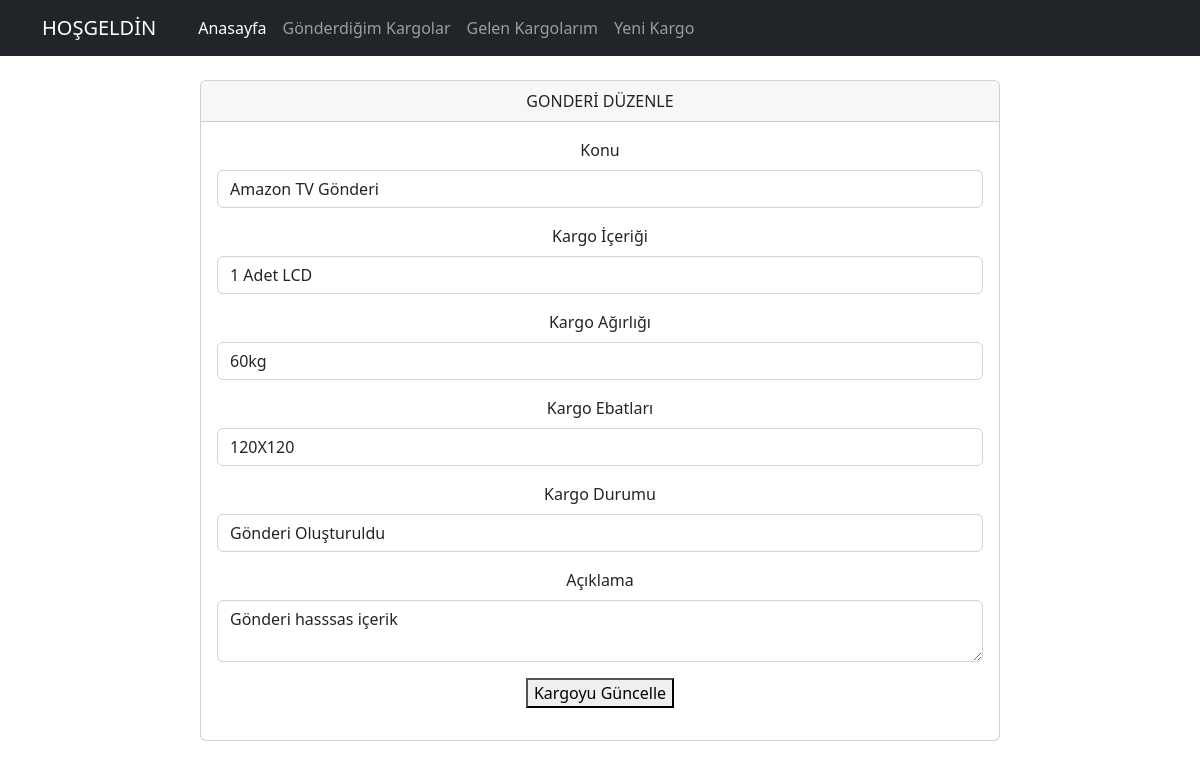
The page /gonderiduzenle.php?id=1 on the database its author committed.
### tables this page shows
CREATE TABLE IF NOT EXISTS `tblgonderiler` (
  `gonderiID` int(11) NOT NULL AUTO_INCREMENT,
  `gonderenID` int(11) DEFAULT NULL,
  `aliciID` int(11) DEFAULT NULL,
  `gonderiKonu` varchar(500) DEFAULT NULL,
  `gonderiIcerik` varchar(500) DEFAULT NULL,
  `gonderiAciklama` varchar(500) DEFAULT NULL,
  `gonderiAgirlik` varchar(500) DEFAULT NULL,
  `gonderiEbatlar` varchar(500) DEFAULT NULL,
  `gonderiDurum` varchar(500) DEFAULT NULL,
  `gonderiUcret` varchar(100) DEFAULT NULL,
  `tarih` varchar(300) DEFAULT NULL,
  PRIMARY KEY (`gonderiID`)
);

### gonderiduzenle.php (the view, shortened to what this page needs)
<?php
include("db.php");
if  (isset($_GET['id'])) {
  $id = $_GET['id'];
  $query = "SELECT * FROM tblgonderiler WHERE gonderiID=$id";
  $result = mysqli_query($conn, $query);
  if (mysqli_num_rows($result) == 1) {
    $row = mysqli_fetch_array($result);
    $GonderiKonu =$row['gonderiKonu'];
    $GonderiIcerik =$row['gonderiIcerik'];
    $GonderiAgirlik =$row['gonderiAgirlik'];
    $GonderiEbatlar =$row['gonderiEbatlar'];
    $GonderiAciklama =$row['gonderiAciklama'];
    $GonderiDurum =$row['gonderiDurum'];
  }
}
?>
<?php include('includes/header.php'); ?>
<main class="container p-4 md-3">
  <div class="text-center">
    <div>
      <div class="card" style="width:50rem;">
        <div class="card-header">GONDERİ DÜZENLE</div>
        <div class="card-body">
        <form action="gonderiduzenle.php?id=<?php echo $_GET['id']; ?>" method="POST">
          <div class="form-group mb-3">
          <label for="GonderiKonu" class="form-label">Konu</label>
            <input type="text" name="GonderiKonu" class="form-control" placeholder="Kargo Konu" value="<?php echo $GonderiKonu; ?>" >
          </div>
          <div class="form-group mb-3">
          <label for="GonderiIcerik" class="form-label">Kargo İçeriği</label>
            <input type="text" name="GonderiIcerik" class="form-control" placeholder="Kargo İçeriğini Yazınız" value="<?php echo $GonderiIcerik; ?>" >
          </div>
          <div class="form-group mb-3">
          <label for="GonderiAgirlik" class="form-label">Kargo Ağırlığı</label>
            <input type="text" name="GonderiAgirlik" class="form-control" placeholder="Kargo Ağırlık" value="<?php echo $GonderiAgirlik; ?>" >
          </div>
          <div class="form-group mb-3">
          <label for="GonderiEbatlar" class="form-label">Kargo Ebatları</label>
            <input type="text" name="GonderiEbatlar" class="form-control" placeholder="Kargo Ebatlar" value="<?php echo $GonderiEbatlar; ?>" >
          </div>
          <div class="form-group mb-3">
          <label for="GonderiDurum" class="form-label">Kargo Durumu</label>
            <input type="text" name="GonderiDurum" class="form-control" placeholder="Kargo Durum" value="<?php echo $GonderiDurum; ?>" >
          </div>
          <div class="form-group mb-3">
          <label for="GonderiAciklama" class="form-label">Açıklama</label>
            <textarea name="GonderiAciklama" rows="2" class="form-control" placeholder="Kargo Açıklama"><?php echo $GonderiAciklama; ?> </textarea>
          </div>
          <button class="btn-success" name="duzenle">
          Kargoyu Güncelle
</button>
        </form>
        </div>
      </div>
    </div>
  </div>
</main>
<?php include('includes/footer.php');?>

### gonderiduzenle.php (style rules this page uses)
.card { margin: 0 auto; float: none; margin-bottom: 10px; width:40%; }

### rows shown on the page
tblgonderiler: GonderiKonu "Amazon TV Gönderi", GonderiIcerik "1 Adet LCD", GonderiAgirlik "60kg", GonderiEbatlar "120X120", GonderiDurum "Gönderi Oluşturuldu", GonderiAciklama "Gönderi hasssas içerik"
